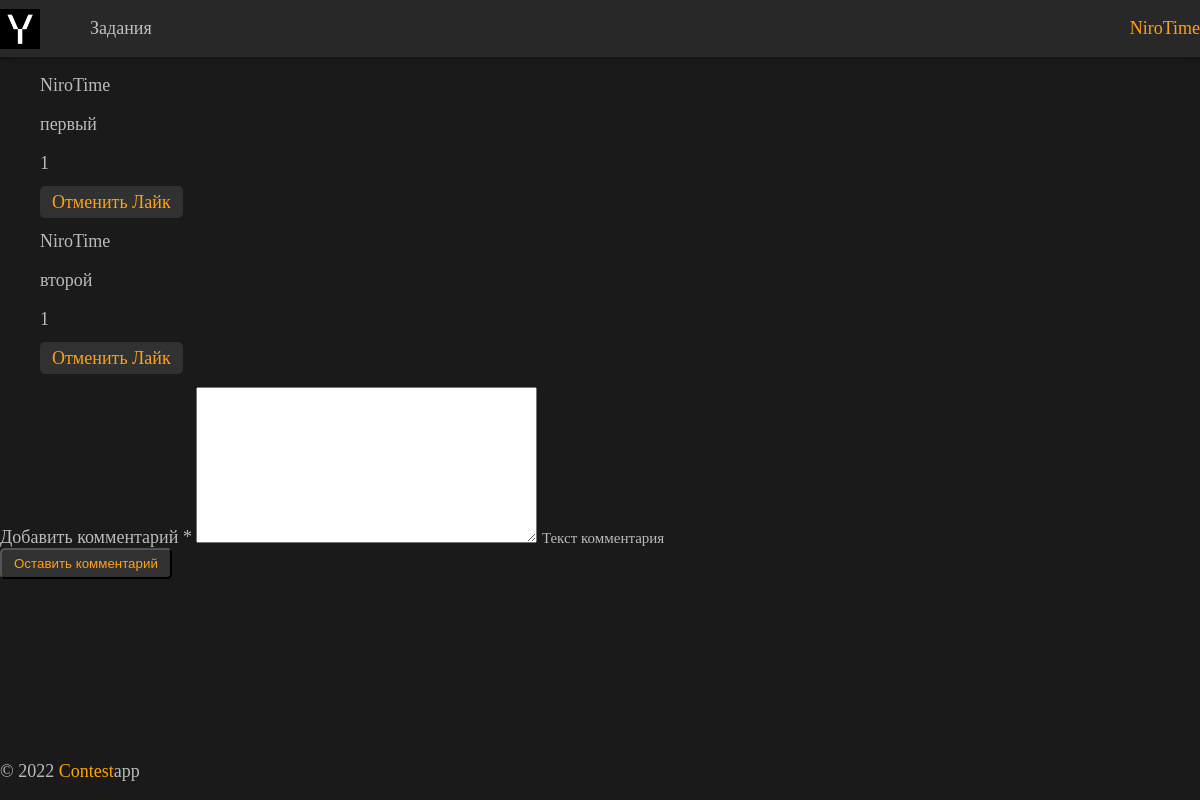
/tasks/container_with_most_water/talks/ (signed in), run on an earlier commit of the app's database.
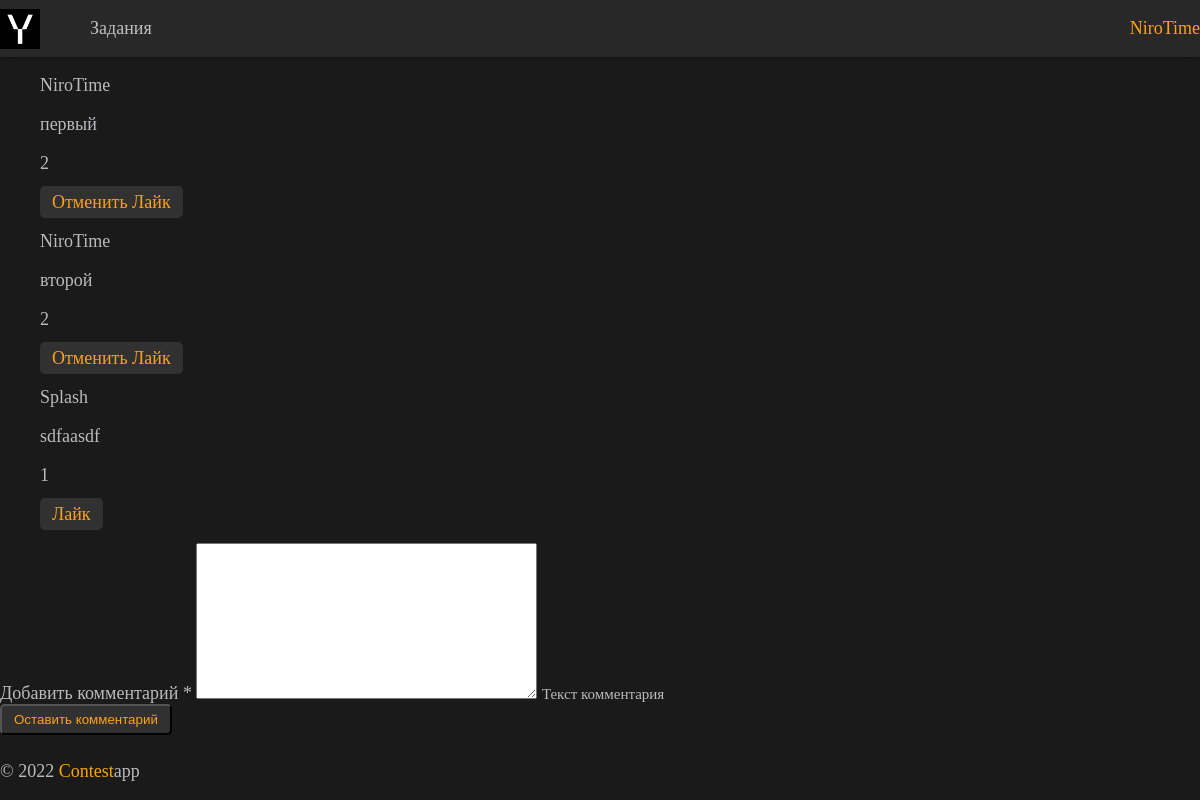
And on a later commit of the database.
### tasks/models.py (models this page shows, shortened)
class Comment(models.Model):
    task = models.ForeignKey(Task, on_delete=models.CASCADE,
                             related_name="comments")
    author = models.ForeignKey(User, on_delete=models.CASCADE,
                               related_name="comments")
    text = models.TextField()
    created = models.DateTimeField("Время создания", auto_now_add=True)

### tasks/views.py (the view, shortened to what this page needs)
# urls.py: path('tasks/<slug:slug>/talks/', task_talks, name='task_talks'),
@login_required
def task_talks(request, slug):
    template = 'tasks/task_talks.html'
    task = get_object_or_404(Task, slug=slug)
    comments = task.comments.all().annotate(
        count_likes=Count('like_comment')
    ).annotate(is_request_user=Exists(
        Like.objects.filter(user=request.user, comment=OuterRef('pk')))
    ).select_related('author')
    form = CommentForm(request.POST or None)
    context = {
        'task': task,
        'comments': comments,
        'form': form,
    }
    return render(request, template, context=context)

### tasks/forms.py
class CommentForm(ModelForm):
    class Meta:
        model = Comment
        fields = ['text']
        labels = {'text': 'Добавить комментарий'}
        help_texts = {'text': 'Текст комментария'}

### templates/tasks/task_talks.html (shortened to what this page needs)
{% extends "base.html" %}
{% block content %}
  <div class="row justify-content-center">
    <div class="col-md-8 p-5">
      <div class="card">
        <div class="card-body">
          {% for comment in comments %}
            <ul>
              <p><a href="{% url 'tasks:profile' comment.author %}">{{ comment.author }}</a></p>
              <p>{{ comment.text }}</p>
              <p>{{ comment.count_likes }}</p>
              <li class="list-group-item">
                {% if not comment.is_request_user %}
                  <a
                    class="btn btn-lg btn-primary"
                    href="{% url 'tasks:post_like' task.slug comment.pk %}" role="button">
                    Лайк
                  </a>
                {% else %}
                  <a
                    class="btn btn-lg btn-light"
                    href="{% url 'tasks:post_unlike' task.slug comment.pk %}" role="button">
                    Отменить Лайк
                  </a>
                {% endif %}
              </li>
            </ul>
          {% endfor %}
          <form method="post">
            {% include 'includes/form_base.html' %}
            <div class="col-md-6 offset-md-4">
              <button type="submit" class="btn btn-primary">
                Оставить комментарий
              </button>
            </div>
          </form>
        </div>
      </div>
    </div>
</div>
{% endblock %}

What changed in the data, as far as the page shows it:
computed for Comment "первый": count_likes "1" → "2"
computed for Comment "второй": count_likes "1" → "2"
added Comment: author "Splash", text "sdfaasdf", count_likes "1", shows "Лайк"
